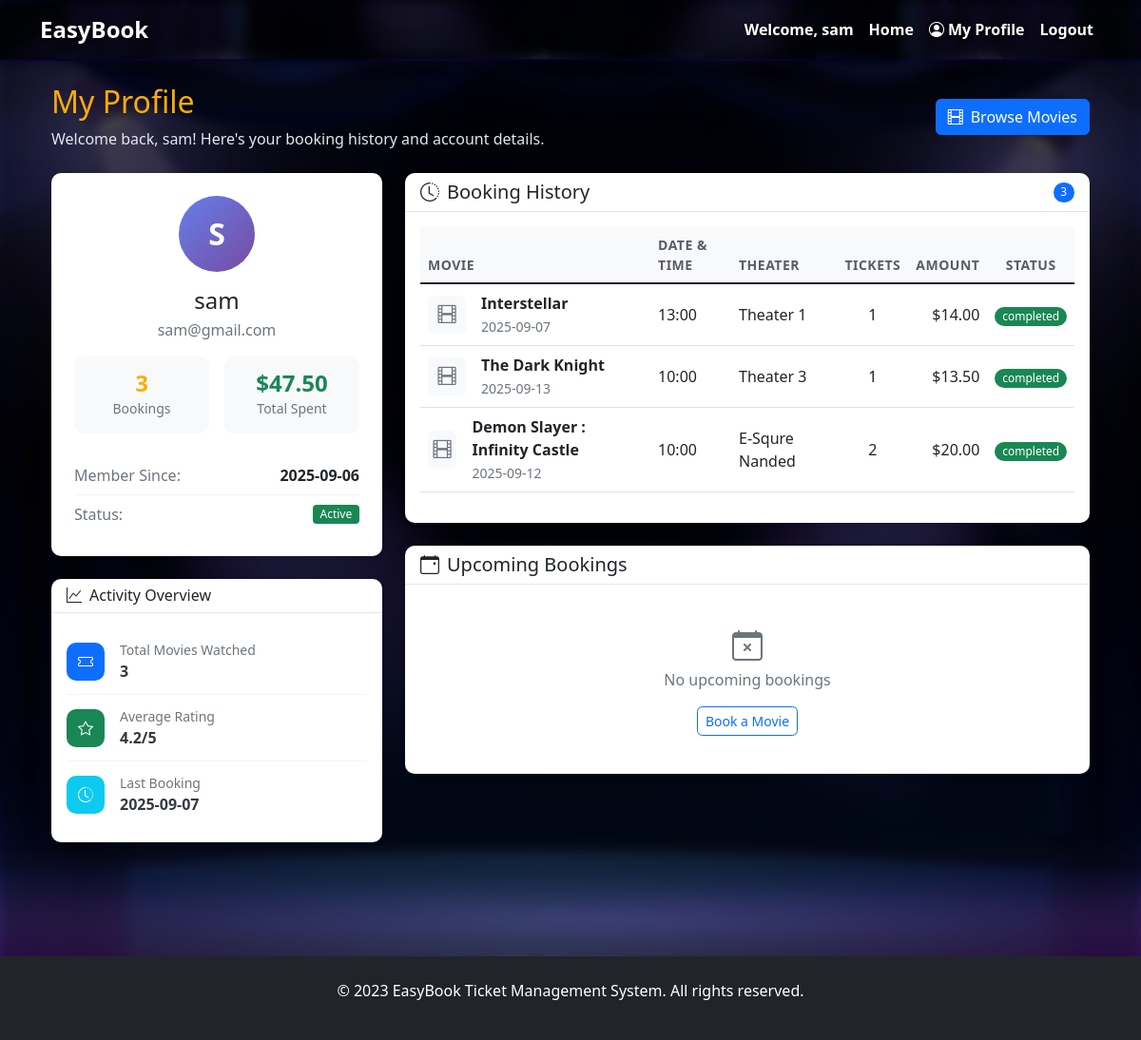
Page /profile (signed in) on the committed database.
### tables this page shows
CREATE TABLE users (
        id INTEGER PRIMARY KEY AUTOINCREMENT,
        username TEXT UNIQUE NOT NULL,
        email TEXT UNIQUE NOT NULL,
        password_hash TEXT NOT NULL,
        is_admin BOOLEAN DEFAULT 0,
        created_at DATETIME DEFAULT CURRENT_TIMESTAMP
    );

CREATE TABLE showtimes (
        id INTEGER PRIMARY KEY AUTOINCREMENT,
        movie_id INTEGER NOT NULL,
        showtime DATETIME NOT NULL,
        theater_name TEXT NOT NULL,
        available_seats INTEGER NOT NULL,
        price DECIMAL(5,2) NOT NULL,
        FOREIGN KEY (movie_id) REFERENCES movies (id)
    );

CREATE TABLE payments (
        id INTEGER PRIMARY KEY AUTOINCREMENT,
        booking_id INTEGER NOT NULL,
        amount DECIMAL(6,2) NOT NULL,
        payment_method TEXT NOT NULL,
        payment_status TEXT DEFAULT 'pending',
        transaction_id TEXT,
        payment_date DATETIME,
        FOREIGN KEY (booking_id) REFERENCES bookings (id)
    );

CREATE TABLE movies (
        id INTEGER PRIMARY KEY AUTOINCREMENT,
        title TEXT NOT NULL,
        description TEXT,
        duration INTEGER,
        genre TEXT,
        release_date DATE,
        poster_url TEXT,
        is_active BOOLEAN DEFAULT 1
    );

CREATE TABLE bookings (
        id INTEGER PRIMARY KEY AUTOINCREMENT,
        user_id INTEGER NOT NULL,
        showtime_id INTEGER NOT NULL,
        num_tickets INTEGER NOT NULL,
        total_price DECIMAL(6,2) NOT NULL,
        booking_date DATETIME DEFAULT CURRENT_TIMESTAMP,
        status TEXT DEFAULT 'confirmed',
        FOREIGN KEY (user_id) REFERENCES users (id),
        FOREIGN KEY (showtime_id) REFERENCES showtimes (id)
    );

### app.py (the view, shortened to what this page needs)
@app.route('/profile')
def profile():
    if 'user_id' not in session:
        flash('Please log in to view your profile.', 'error')
        return redirect(url_for('login'))
    conn = get_db_connection()
    user = conn.execute(
        'SELECT * FROM users WHERE id = ?', (session['user_id'],)
    ).fetchone()
    bookings = conn.execute(
        '''SELECT b.*, m.title, s.showtime, s.theater_name, s.price, p.payment_status
           FROM bookings b
           JOIN showtimes s ON b.showtime_id = s.id
           JOIN movies m ON s.movie_id = m.id
           LEFT JOIN payments p ON b.id = p.booking_id
           WHERE b.user_id = ?
           ORDER BY b.booking_date DESC''',
        (session['user_id'],)
    ).fetchall()
    conn.close()
    return render_template('profile.html', user=user, bookings=bookings)

### app.py (called while the page is built)
def get_db_connection():
    conn = sqlite3.connect('database/movie_ticket.db')
    conn.row_factory = sqlite3.Row
    return conn

### templates/profile.html (shortened to what this page needs)
{% extends "base.html" %}
{% block content %}
<div class="container-fluid py-4">
    <div class="row mb-4">
        <div class="col-12">
            <div class="d-flex justify-content-between align-items-center">
                <div>
                    <h1 class="h2 text-primary h2-hero">My Profile</h1>
                    <p class="text-muted mb-0 text-para">Welcome back, {{ user.username }}! Here's your booking history and account details.</p>
                </div>
                <div>
                    <a href="{{ url_for('movies') }}" class="btn btn-primary">
                        <i class="bi bi-film me-2"></i>Browse Movies
                    </a>
                </div>
            </div>
        </div>
    </div>
    <div class="row">
        <div class="col-lg-4 mb-4">
            <div class="card shadow-sm border-0">
                <div class="card-body text-center p-4">
                    <div class="avatar-container mb-3">
                        <div class="avatar-circle bg-primary text-white">
                            {{ user.username[0]|upper }}
                        </div>
                    </div>
                    <h4 class="mb-1">{{ user.username }}</h4>
                    <p class="text-muted mb-3">{{ user.email }}</p>
                    <div class="row g-3 mb-4">
                        <div class="col-6">
                            <div class="stat-card">
                                <div class="stat-number text-primary">{{ bookings|length }}</div>
                                <div class="stat-label">Bookings</div>
                            </div>
                        </div>
                        <div class="col-6">
                            <div class="stat-card">
                                <div class="stat-number text-success">${{ "%.2f"|format(bookings|sum(attribute='total_price')) }}</div>
                                <div class="stat-label">Total Spent</div>
                            </div>
                        </div>
                    </div>
                    <div class="account-details">
                        <div class="detail-item">
                            <span class="detail-label">Member Since:</span>
                            <span class="detail-value">{{ user.created_at[:10] }}</span>
                        </div>
                        <div class="detail-item">
                            <span class="detail-label">Status:</span>
                            <span class="badge bg-success">Active</span>
                        </div>
                    </div>
                </div>
            </div>
            <div class="card shadow-sm border-0 mt-3">
                <div class="card-header bg-transparent">
                    <h6 class="mb-0"><i class="bi bi-graph-up me-2"></i>Activity Overview</h6>
                </div>
                <div class="card-body">
                    <div class="activity-item">
                        <div class="activity-icon bg-primary">
                            <i class="bi bi-ticket"></i>
                        </div>
                        <div class="activity-content">
                            <span class="activity-text">Total Movies Watched</span>
                            <span class="activity-number">3</span>
                        </div>
                    </div>
                    <div class="activity-item">
                        <div class="activity-icon bg-success">
                            <i class="bi bi-star"></i>
                        </div>
                        <div class="activity-content">
                            <span class="activity-text">Average Rating</span>
                            <span class="activity-number">4.2/5</span>
                        </div>
                    </div>
                    <div class="activity-item">
                        <div class="activity-icon bg-info">
                            <i class="bi bi-clock-history"></i>
                        </div>
                        <div class="activity-content">
                            <span class="activity-text">Last Booking</span>
                            <span class="activity-number">{{ bookings[0].showtime[:10] if bookings else 'Never' }}</span>
                        </div>
                    </div>
                </div>
            </div>
        </div>
        <div class="col-lg-8">
            <div class="card shadow-sm border-0">
                <div class="card-header bg-transparent">
                    <div class="d-flex justify-content-between align-items-center">
                        <h5 class="mb-0"><i class="bi bi-clock-history me-2"></i>Booking History</h5>
                        <span class="badge bg-primary rounded-pill">{{ bookings|length }}</span>
                    </div>
                </div>
                <div class="card-body">
                    {% if bookings %}
                    <div class="table-responsive">
                        <table class="table table-hover align-middle">
                            <thead class="table-light">
                                <tr>
                                    <th>Movie</th>
                                    <th>Date & Time</th>
                                    <th>Theater</th>
                                    <th class="text-center">Tickets</th>
                                    <th class="text-end">Amount</th>
                                    <th class="text-center">Status</th>
                                </tr>
                            </thead>
                            <tbody>
                                {% for booking in bookings %}
                                <tr class="booking-row">
                                    <td>
                                        <div class="d-flex align-items-center">
                                            <div class="movie-poster-small me-3">
                                                <i class="bi bi-film text-muted"></i>
                                            </div>
                                            <div>
                                                <strong class="d-block">{{ booking.title }}</strong>
                                                <small class="text-muted">{{ booking.showtime[:10] }}</small>
                                            </div>
                                        </div>
                                    </td>
                                    <td>{{ booking.showtime[11:16] }}</td>
                                    <td>{{ booking.theater_name }}</td>
                                    <td class="text-center">{{ booking.num_tickets }}</td>
                                    <td class="text-end">${{ "%.2f"|format(booking.total_price) }}</td>
                                    <td class="text-center">
                                        <span class="badge bg-{{ 'success' if booking.payment_status == 'completed' else 'warning' }} rounded-pill">
                                            {{ booking.payment_status or 'confirmed' }}
                                        </span>
                                    </td>
                                </tr>
                                {% endfor %}
                            </tbody>
                        </table>
                    </div>
                    {% endif %}
                </div>
            </div>
            <div class="card shadow-sm border-0 mt-4">
                <div class="card-header bg-transparent">
                    <h5 class="mb-0"><i class="bi bi-calendar-event me-2"></i>Upcoming Bookings</h5>
                </div>
                <div class="card-body">
                    <div class="text-center py-4">
                        <i class="bi bi-calendar-x text-muted mb-3" style="font-size: 2rem;"></i>
                        <p class="text-muted">No upcoming bookings</p>
                        <a href="{{ url_for('movies') }}" class="btn btn-outline-primary btn-sm">
                            Book a Movie
                        </a>
                    </div>
                </div>
            </div>
        </div>
    </div>
</div>
{% endblock %}

### templates/base.html (shortened to what this page needs)
<!DOCTYPE html>
<html lang="en">
<head>
    <link href="https://cdn.jsdelivr.net/npm/bootstrap@5.1.3/dist/css/bootstrap.min.css" rel="stylesheet">
    <link rel="stylesheet" href="https://cdn.jsdelivr.net/npm/bootstrap-icons@1.8.1/font/bootstrap-icons.css">
</head>
<body>
    <nav class="navbar navbar-expand-lg navbar-dark bg-dark">
        <div class="container">
            <a class="navbar-brand" href="{{ url_for('index') }}">EasyBook</a>
            <div class="collapse navbar-collapse" id="navbarNav">
                <ul class="navbar-nav">
                    {% if session.username %}
                    <li class="nav-item">
                        <span class="nav-link">Welcome, {{ session.username }}</span>
                    </li>
                    <li class="nav-item">
                        <a class="nav-link" href="{{ url_for('index') }}">Home</a>
                    </li>
                    <li class="nav-item">
                    <a class="nav-link" href="{{ url_for('profile') }}">
                        <i class="bi bi-person-circle me-1"></i>My Profile
                    </a>
                </li>
                    <li class="nav-item">
                        <a class="nav-link" href="{{ url_for('logout') }}">Logout</a>
                    </li>
                    {% endif %}
                </ul>
            </div>
        </div>
    </nav>
    <div class="container">
        {% block content %}{% endblock %}
    </div>
    <footer class="bg-dark text-white text-center py-4 mt-5">
        <p>&copy; 2023 EasyBook Ticket Management System. All rights reserved.</p>
    </footer>
</body>
</html>

### templates/profile.html (style rules this page uses)
.avatar-circle { width: 80px; height: 80px; border-radius: 50%; display: flex; align-items: center; justify-content: center; font-size: 2rem; font-weight: bold; margin: 0 auto; background: linear-gradient(135deg, #667eea 0%, #764ba2 100%); }
.stat-card { text-align: center; padding: 1rem; background: #f8f9fa; border-radius: 10px; }
.stat-number { font-size: 1.5rem; font-weight: 700; line-height: 1; }
.stat-label { font-size: 0.875rem; color: #6c757d; margin-top: 0.25rem; }
.detail-item { display: flex; justify-content: space-between; align-items: center; padding: 0.5rem 0; border-bottom: 1px solid #f1f3f4; }
.detail-item:last-child { border-bottom: none; }
.detail-label { font-weight: 500; color: #6c757d; }
.detail-value { font-weight: 600; }
.activity-item { display: flex; align-items: center; padding: 0.75rem 0; border-bottom: 1px solid #f1f3f4; }
.activity-item:last-child { border-bottom: none; }
.activity-icon { width: 40px; height: 40px; border-radius: 10px; display: flex; align-items: center; justify-content: center; margin-right: 1rem; color: white; }
.activity-content { flex: 1; }
.activity-text { display: block; font-size: 0.875rem; color: #6c757d; }
.activity-number { font-weight: 600; color: #343a40; }
.movie-poster-small { width: 40px; height: 40px; background: #f8f9fa; border-radius: 6px; display: flex; align-items: center; justify-content: center; font-size: 1.2rem; }
.card { border: none; border-radius: 15px; }
.shadow-sm { box-shadow: 0 0.125rem 0.25rem rgba(0, 0, 0, 0.075) !important; }
.table th { border-top: none; font-weight: 600; font-size: 0.875rem; text-transform: uppercase; letter-spacing: 0.5px; color: #6c757d; }

### rows in the picture
users: username "sam", username "S", email "sam@gmail.com", created_at "2025-09-06"
showtimes: showtime "2025-09-07"
payments: title "Interstellar", showtime "2025-09-07", showtime "13:00", theater_name "Theater 1", num_tickets "1", payment_status "completed"
bookings: total_price "14.00"
payments: title "The Dark Knight", showtime "2025-09-13", showtime "10:00", theater_name "Theater 3", num_tickets "1", payment_status "completed"
bookings: total_price "13.50"
payments: title "Demon Slayer : Infinity Castle", showtime "2025-09-12", showtime "10:00", theater_name "E-Squre Nanded", num_tickets "2", payment_status "completed"
bookings: total_price "20.00"

### other values in the picture
{{ bookings|length }} "3"
{{ "%.2f"|format(bookings|sum(attribute='total_price')) }} "47.50"
